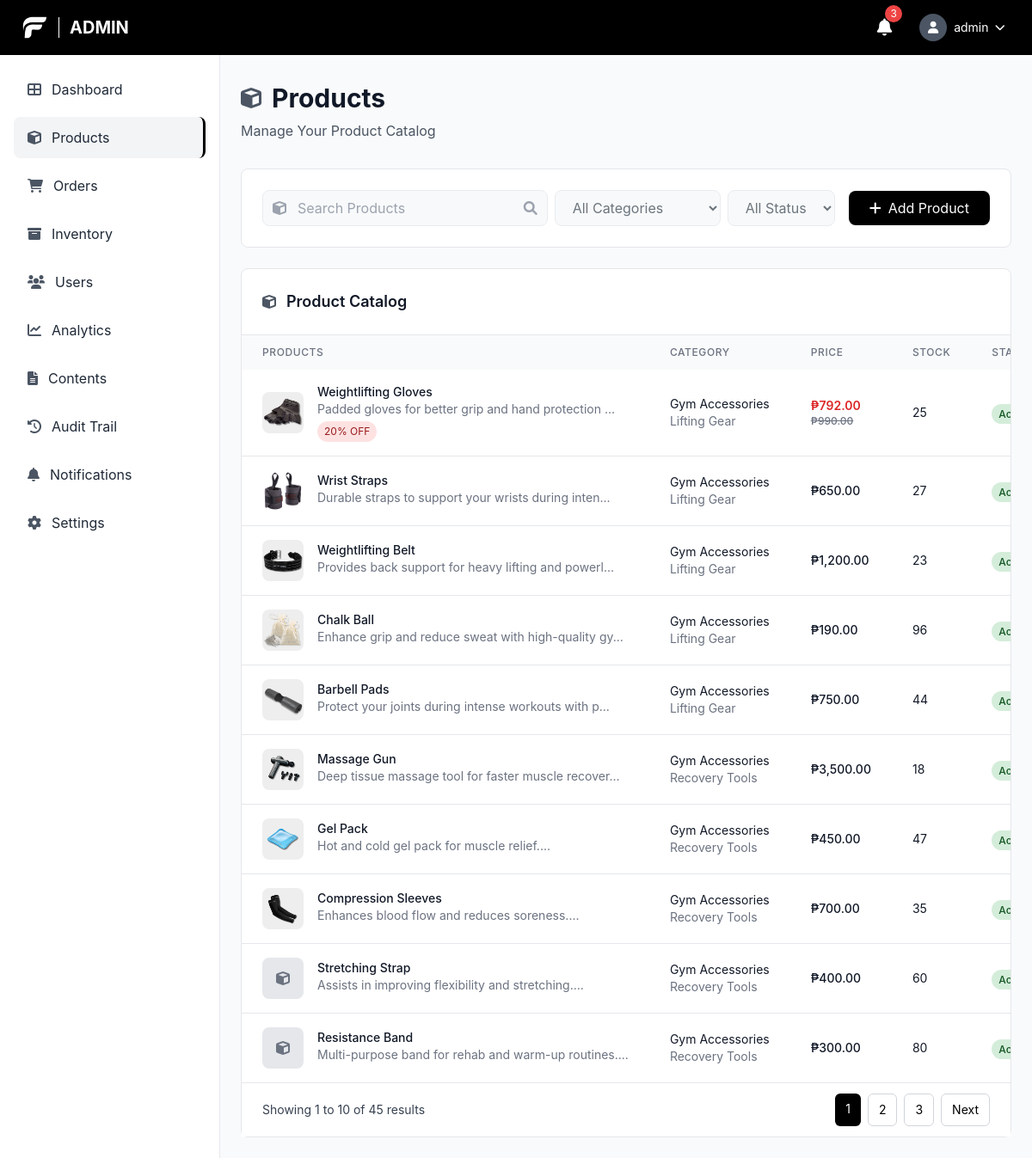
Before: /admin/product.php (signed in) with the older database file.
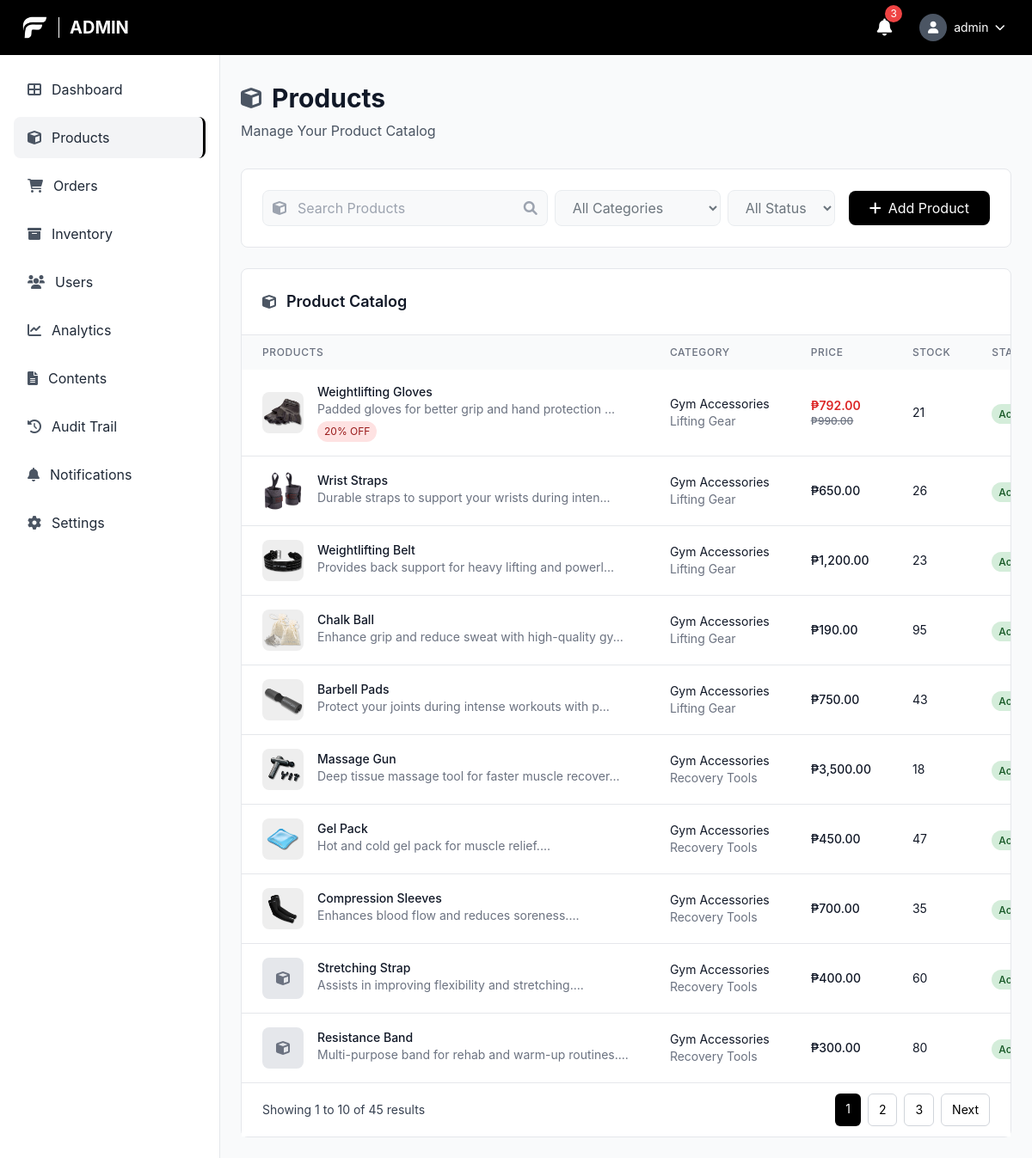
After: the same page with the newer database file.
### tables this page shows
CREATE TABLE `products` (
  `product_id` bigint(20) UNSIGNED NOT NULL,
  `name` varchar(150) NOT NULL,
  `description` text DEFAULT NULL,
  `price` decimal(10,2) NOT NULL,
  `category_id` bigint(20) UNSIGNED DEFAULT NULL,
  `subcategory_id` bigint(20) UNSIGNED DEFAULT NULL,
  `images` longtext DEFAULT NULL CHECK (json_valid(`images`)),
  `stock_quantity` int(11) NOT NULL DEFAULT 0,
  `status` enum('active','inactive') NOT NULL DEFAULT 'active',
  `is_popular` tinyint(1) NOT NULL DEFAULT 0,
  `is_best_seller` tinyint(1) NOT NULL DEFAULT 0,
  `sale_percentage` int(11) DEFAULT 0,
  `created_at` timestamp NOT NULL DEFAULT current_timestamp(),
  `updated_at` timestamp NOT NULL DEFAULT current_timestamp() ON UPDATE current_timestamp(),
  `min_stock_level` int(11) NOT NULL DEFAULT 10
);

CREATE TABLE `categories` (
  `category_id` bigint(20) UNSIGNED NOT NULL,
  `name` varchar(100) NOT NULL,
  `description` text DEFAULT NULL,
  `created_at` timestamp NOT NULL DEFAULT current_timestamp(),
  `updated_at` timestamp NOT NULL DEFAULT current_timestamp() ON UPDATE current_timestamp()
);

CREATE TABLE `subcategories` (
  `subcategory_id` bigint(20) UNSIGNED NOT NULL,
  `category_id` bigint(20) UNSIGNED NOT NULL,
  `name` varchar(100) NOT NULL,
  `description` text DEFAULT NULL,
  `created_at` timestamp NOT NULL DEFAULT current_timestamp(),
  `updated_at` timestamp NOT NULL DEFAULT current_timestamp() ON UPDATE current_timestamp()
);

### admin/product.php (the view, shortened to what the changed rows need)
<?php
$pdo = getDBConnection();
$page = max(1, intval($_GET['page'] ?? 1));
$limit = 10;
$offset = ($page - 1) * $limit;
$where_conditions = [];
$params = [];
$where_clause = $where_conditions ? "WHERE " . implode(" AND ", $where_conditions) : "";
$sql = "SELECT p.*, c.name as category_name, s.name as subcategory_name
        FROM products p
        LEFT JOIN categories c ON p.category_id = c.category_id
        LEFT JOIN subcategories s ON p.subcategory_id = s.subcategory_id
        $where_clause
        ORDER BY p.created_at DESC
        LIMIT $limit OFFSET $offset";
$stmt = $pdo->prepare($sql);
$stmt->execute($params);
$products = $stmt->fetchAll();
?>
<!DOCTYPE html>
<html lang="en">
<head>
    <script src="https://cdn.tailwindcss.com"></script>
    <link href="https://cdnjs.cloudflare.com/ajax/libs/font-awesome/6.0.0/css/all.min.css" rel="stylesheet">
    <link rel="stylesheet" href="../css/style.css">
</head>
<body class="font-body bg-gray-50">
    <header class="bg-black text-white fixed top-0 left-0 right-0 z-50 h-16 flex items-center justify-between px-6">
        <div class="flex items-center space-x-3">
            <h1 class="text-xl font-bold uppercase">Admin</h1>
        </div>
    </header>
    <main class="ml-64 pt-24 pb-6 px-6">
        <div class="mb-8">
            <div class="flex items-center space-x-3 mb-2">
                <h1 class="text-3xl font-bold text-gray-900">Products</h1>
            </div>
        </div>
        <div class="bg-white rounded-lg border border-gray-200">
            <div class="p-6 border-b border-gray-200">
                <div class="flex items-center space-x-3">
                    <h2 class="text-lg font-semibold text-gray-900">Product Catalog</h2>
                </div>
            </div>
            <div class="overflow-x-auto">
                <table class="w-full">
                    <thead class="bg-gray-50">
                        <tr>
                            <th class="px-6 py-3 text-left text-xs font-medium text-gray-500 uppercase tracking-wider">Products</th>
                            <th class="px-6 py-3 text-left text-xs font-medium text-gray-500 uppercase tracking-wider">Category</th>
                            <th class="px-6 py-3 text-left text-xs font-medium text-gray-500 uppercase tracking-wider">Price</th>
                            <th class="px-6 py-3 text-left text-xs font-medium text-gray-500 uppercase tracking-wider">Stock</th>
                            <th class="px-6 py-3 text-left text-xs font-medium text-gray-500 uppercase tracking-wider">Status</th>
                        </tr>
                    </thead>
                    <tbody class="bg-white divide-y divide-gray-200">
                        <?php if (empty($products)): ?>
                            <tr>
                                <td colspan="6" class="px-6 py-12 text-center text-gray-500">
                                    <i class="fas fa-cube text-4xl mb-4"></i>
                                    <p>No products found</p>
                                </td>
                            </tr>
                        <?php else: ?>
                            <?php foreach ($products as $product): ?>
                                <tr class="hover:bg-gray-50">
                                    <td class="px-6 py-4 whitespace-nowrap">
                                        <div class="flex items-center">
                                            <?php
                                            $product_images = json_decode($product['images'] ?: '[]', true);
                                            if (!empty($product_images)):
                                            ?>
                                                <img src="../<?php echo htmlspecialchars($product_images[0]); ?>" alt="<?php echo htmlspecialchars($product['name']); ?>" class="w-12 h-12 rounded-lg object-cover mr-4">
                                            <?php else: ?>
                                                <div class="w-12 h-12 bg-gray-200 rounded-lg flex items-center justify-center mr-4">
                                                    <i class="fas fa-cube text-gray-500"></i>
                                                </div>
                                            <?php endif; ?>
                                            <div>
                                                <div class="text-sm font-medium text-gray-900"><?php echo htmlspecialchars($product['name']); ?></div>
                                                <div class="text-sm text-gray-500"><?php echo htmlspecialchars(substr($product['description'], 0, 50)) . '...'; ?></div>
                                                <div class="flex space-x-2 mt-1">
                                                    <?php if ($product['sale_percentage'] > 0): ?>
                                                        <span class="bg-red-100 text-red-800 px-2 py-1 text-xs rounded-full"><?php echo $product['sale_percentage']; ?>% OFF</span>
                                                    <?php endif; ?>
                                                </div>
                                            </div>
                                        </div>
                                    </td>
                                    <td class="px-6 py-4 whitespace-nowrap text-sm text-gray-900">
                                        <?php echo htmlspecialchars($product['category_name'] ?? 'N/A'); ?>
                                        <?php if ($product['subcategory_name']): ?>
                                            <br><span class="text-gray-500"><?php echo htmlspecialchars($product['subcategory_name']); ?></span>
                                        <?php endif; ?>
                                    </td>
                                    <td class="px-6 py-4 whitespace-nowrap text-sm font-medium text-gray-900">
                                        <?php if ($product['sale_percentage'] > 0): ?>
                                            <?php
                                            $original_price = $product['price'];
                                            $sale_price = $original_price * (1 - $product['sale_percentage'] / 100);
                                            ?>
                                            <div class="flex flex-col">
                                                <span class="text-red-600 font-semibold">₱<?php echo number_format($sale_price, 2); ?></span>
                                                <span class="text-gray-500 line-through text-xs">₱<?php echo number_format($original_price, 2); ?></span>
                                            </div>
                                        <?php else: ?>
                                            ₱<?php echo number_format($product['price'], 2); ?>
                                        <?php endif; ?>
                                    </td>
                                    <td class="px-6 py-4 whitespace-nowrap text-sm text-gray-900">
                                        <?php echo $product['stock_quantity']; ?>
                                    </td>
                                    <td class="px-6 py-4 whitespace-nowrap">
                                        <span class="px-2 py-1 text-xs font-medium rounded-full <?php echo $product['status'] == 'active' ? 'status-active' : 'status-inactive'; ?>">
                                            <?php echo ucfirst($product['status']); ?>
                                        </span>
                                    </td>
                                </tr>
                            <?php endforeach; ?>
                        <?php endif; ?>
                    </tbody>
                </table>
            </div>
        </div>
    </main>
</body>
</html>

Changed rows visible on the page:
changed products "Weightlifting Gloves": stock_quantity "25" → "21"
changed products "Wrist Straps": stock_quantity "27" → "26"
changed products "Chalk Ball": stock_quantity "96" → "95"
changed products "Barbell Pads": stock_quantity "44" → "43"
